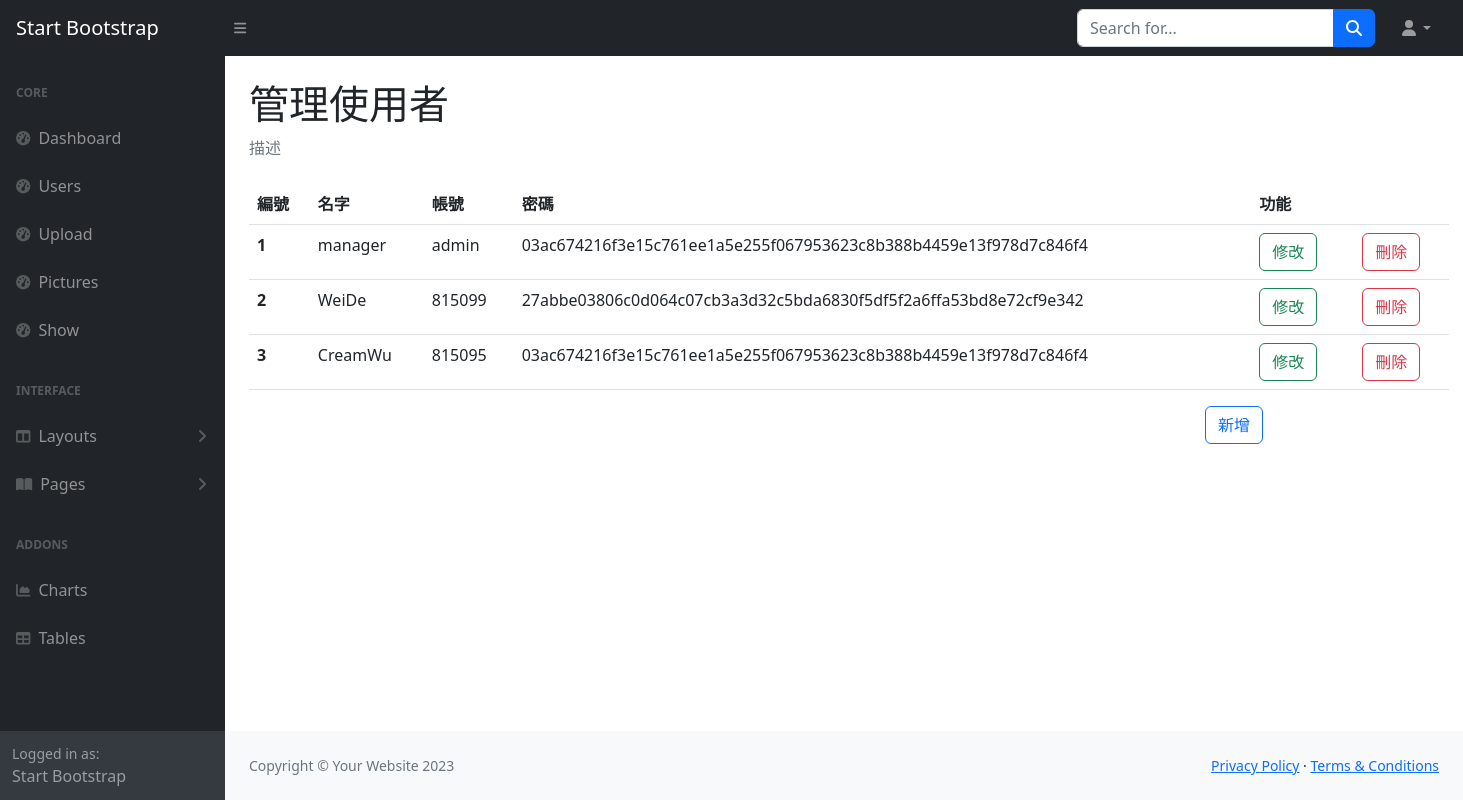
/users, run on an earlier commit of the app's database.
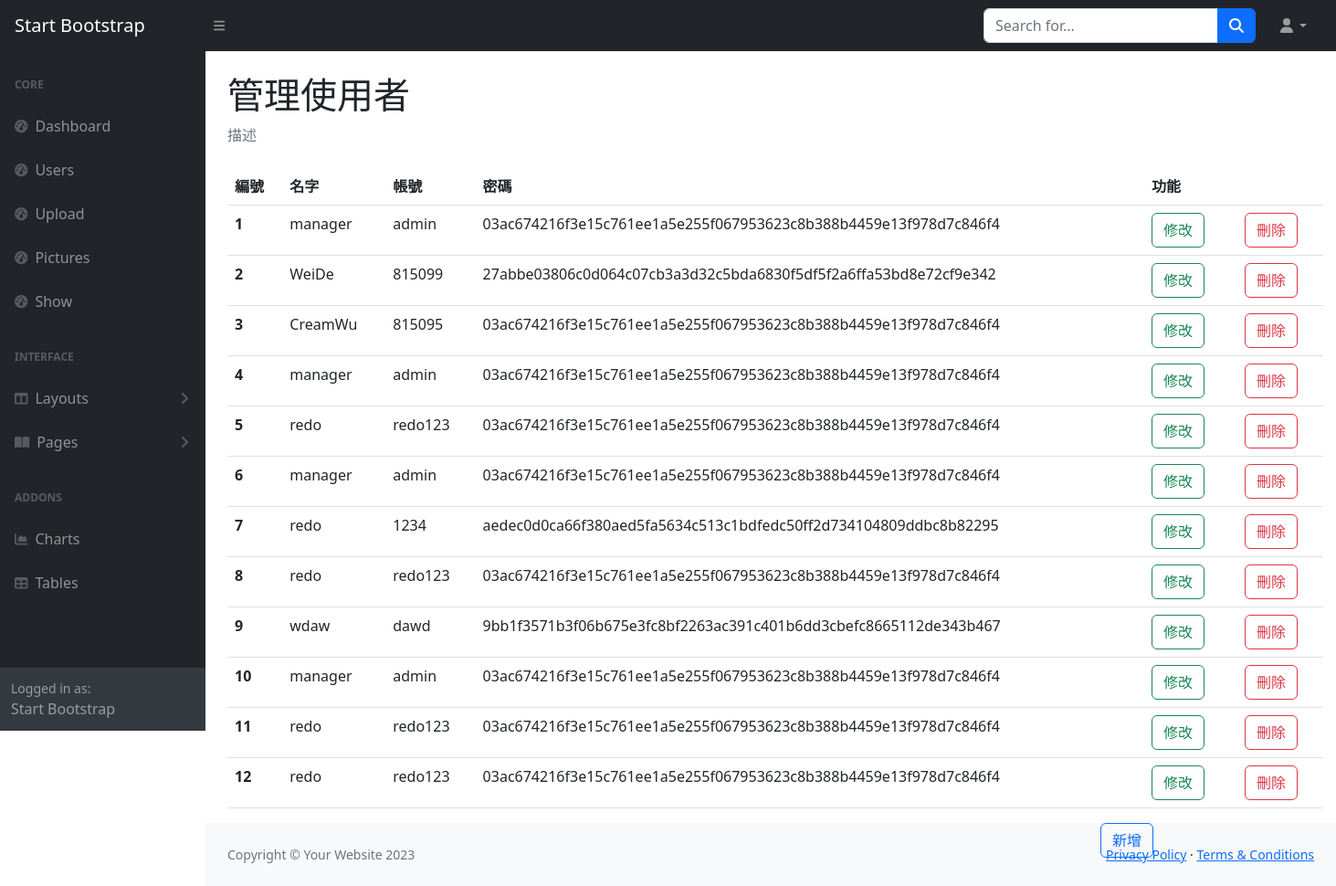
And on a later commit of the database.
### tables this page shows
CREATE TABLE Users (id INTEGER PRIMARY KEY AUTOINCREMENT, name nvarchar (20), account nvarchar (40), password nvarchar (40));

### app.py (the view)
@app.route("/users")
def users():
    with get_db() as cur:
        cur.row_factory = sql.Row
        cur = cur.cursor()
        cur.execute('select * from Users')
        data = cur.fetchall()
        cur.close()
    return render_template("users.html",data = data)

### app.py (called while the page is built)
def get_db():
    db = getattr(g, '_database', None)
    if db is None:
        db = g._database = sql.connect(DATABASE)
    return db

@app.teardown_appcontext
def close_connection(exception):
    db = getattr(g, '_database', None)
    if db is not None:
        db.close()

### templates/users.html (shortened to what this page needs)
{% extends 'layout/back.html' %}
{% block main%}
<h1 class="mt-4">管理使用者</h1>
<ol class="breadcrumb mb-4">
  <li class="breadcrumb-item active">描述</li>
</ol>
<table class="table" , style="width: 1200px;">
  <thead>
    <tr>
      <th scope="col">編號</th>
      <th scope="col">名字</th>
      <th scope="col">帳號</th>
      <th scope="col">密碼</th>
      <th scope="col">功能</th>
    </tr>
  </thead>
  <tbody>
    {% for i in range(data|length) %}
    <tr>
      <th scope="row">{{ i+1 }}</th>
      <td>{{ data[i].name }}</td>
      <td>{{ data[i].account }}</td>
      <td>{{ data[i].password }}</td>
      <td>
        <div class="row">
          <div class="col">
            <a type="button" class="btn btn-outline-success" href="/edit/{{ data[i].id }}">修改</a>
          </div>
          <div class="col">
            <form action="/deleteuser/{{ data[i].id }}" method="post">
              <button class="btn btn-outline-danger"
                onclick="if(confirm('您確定要刪除嗎？')) return true;else return false">刪除</button>
            </form>
          </div>
        </div>
      </td>
    </tr>
    {% endfor %}
  </tbody>
</table>
<button type="button" class="btn btn-outline-primary" data-bs-toggle="modal" data-bs-target="#create"
  style="right: 200px; position: absolute;">
  新增
</button>
{% block modal %}
</div>
{% endblock modal %}
{% endblock main%}

### templates/layout/back.html (shortened to what this page needs)
<!DOCTYPE html>
<html lang="en">
    <head>
        <link href="https://cdn.jsdelivr.net/npm/bootstrap@5.3.0-alpha1/dist/css/bootstrap.min.css" rel="stylesheet"
>
        <link href="/static/css/styles.css" rel="stylesheet" />
    </head>
    <body class="sb-nav-fixed">
        <nav class="sb-topnav navbar navbar-expand navbar-dark bg-dark">
            <a class="navbar-brand ps-3" href="index.html">Start Bootstrap</a>
            <button class="btn btn-link btn-sm order-1 order-lg-0 me-4 me-lg-0" id="sidebarToggle" href="#!"><i class="fas fa-bars"></i></button>
            <form class="d-none d-md-inline-block form-inline ms-auto me-0 me-md-3 my-2 my-md-0">
                <div class="input-group">
                    <input class="form-control" type="text" placeholder="Search for..." aria-label="Search for..." aria-describedby="btnNavbarSearch" />
                    <button class="btn btn-primary" id="btnNavbarSearch" type="button"><i class="fas fa-search"></i></button>
                </div>
            </form>
            <ul class="navbar-nav ms-auto ms-md-0 me-3 me-lg-4">
                <li class="nav-item dropdown">
                    <a class="nav-link dropdown-toggle" id="navbarDropdown" href="#" role="button" data-bs-toggle="dropdown" aria-expanded="false"><i class="fas fa-user fa-fw"></i></a>
                </li>
            </ul>
        </nav>
        <div id="layoutSidenav">
            <div id="layoutSidenav_nav">
                <nav class="sb-sidenav accordion sb-sidenav-dark" id="sidenavAccordion">
                    <div class="sb-sidenav-menu">
                        <div class="nav">
                            <div class="sb-sidenav-menu-heading">Core</div>
                            <a class="nav-link" href="/login">
                                <div class="sb-nav-link-icon"><i class="fas fa-tachometer-alt"></i></div>
                                Dashboard
                            </a>
                            <a class="nav-link" href="/users">
                                <div class="sb-nav-link-icon"><i class="fas fa-tachometer-alt"></i></div>
                                Users
                            </a>
                            <a class="nav-link" href="/upload">
                                <div class="sb-nav-link-icon"><i class="fas fa-tachometer-alt"></i></div>
                                Upload
                            </a>
                            <a class="nav-link" href="/pictures">
                                <div class="sb-nav-link-icon"><i class="fas fa-tachometer-alt"></i></div>
                                Pictures
                            </a>
                            <a class="nav-link" href="/show">
                                <div class="sb-nav-link-icon"><i class="fas fa-tachometer-alt"></i></div>
                                Show
                            </a>
                            <div class="sb-sidenav-menu-heading">Interface</div>
                            <a class="nav-link collapsed" href="#" data-bs-toggle="collapse" data-bs-target="#collapseLayouts" aria-expanded="false" aria-controls="collapseLayouts">
                                <div class="sb-nav-link-icon"><i class="fas fa-columns"></i></div>
                                Layouts
                                <div class="sb-sidenav-collapse-arrow"><i class="fas fa-angle-down"></i></div>
                            </a>
                            <a class="nav-link collapsed" href="#" data-bs-toggle="collapse" data-bs-target="#collapsePages" aria-expanded="false" aria-controls="collapsePages">
                                <div class="sb-nav-link-icon"><i class="fas fa-book-open"></i></div>
                                Pages
                                <div class="sb-sidenav-collapse-arrow"><i class="fas fa-angle-down"></i></div>
                            </a>
                            <div class="sb-sidenav-menu-heading">Addons</div>
                            <a class="nav-link" href="charts.html">
                                <div class="sb-nav-link-icon"><i class="fas fa-chart-area"></i></div>
                                Charts
                            </a>
                            <a class="nav-link" href="tables.html">
                                <div class="sb-nav-link-icon"><i class="fas fa-table"></i></div>
                                Tables
                            </a>
                        </div>
                    </div>
                    <div class="sb-sidenav-footer">
                        <div class="small">Logged in as:</div>
                        Start Bootstrap
                    </div>
                </nav>
            </div>
            <div id="layoutSidenav_content">
                <main>
                    <div class="container-fluid px-4">
                        {% block main %}
                        {% endblock main %}
                </main>
                <footer class="py-4 bg-light mt-auto">
                    <div class="container-fluid px-4">
                        <div class="d-flex align-items-center justify-content-between small">
                            <div class="text-muted">Copyright &copy; Your Website 2023</div>
                            <div>
                                <a href="#">Privacy Policy</a>
                                &middot;
                                <a href="#">Terms &amp; Conditions</a>
                            </div>
                        </div>
                    </div>
                </footer>
            </div>
        </div>
    </body>
</html>

What changed in the data, as far as the page shows it:
added Users: name "manager", account "admin", password "03ac674216f3e15c761ee1a5e255f067953623c8b388b4459e13f978d7c846f4"
added Users: name "redo", account "redo123", password "03ac674216f3e15c761ee1a5e255f067953623c8b388b4459e13f978d7c846f4"
added Users: name "manager", account "admin", password "03ac674216f3e15c761ee1a5e255f067953623c8b388b4459e13f978d7c846f4"
added Users: name "redo", account "1234", password "aedec0d0ca66f380aed5fa5634c513c1bdfedc50ff2d734104809ddbc8b82295"
added Users: name "redo", account "redo123", password "03ac674216f3e15c761ee1a5e255f067953623c8b388b4459e13f978d7c846f4"
added Users: name "wdaw", account "dawd", password "9bb1f3571b3f06b675e3fc8bf2263ac391c401b6dd3cbefc8665112de343b467"
added Users: name "manager", account "admin", password "03ac674216f3e15c761ee1a5e255f067953623c8b388b4459e13f978d7c846f4"
added Users: name "redo", account "redo123", password "03ac674216f3e15c761ee1a5e255f067953623c8b388b4459e13f978d7c846f4"
added Users: name "redo", account "redo123", password "03ac674216f3e15c761ee1a5e255f067953623c8b388b4459e13f978d7c846f4"
Also different on the page:
new list line: "4 修改 刪除"
new list line: "5 修改 刪除"
new list line: "6 修改 刪除"
new list line: "7 修改 刪除"
new list line: "8 修改 刪除"
new list line: "9 修改 刪除"
new list line: "10 修改 刪除"
new list line: "11 修改 刪除"
new list line: "12 修改 刪除"
